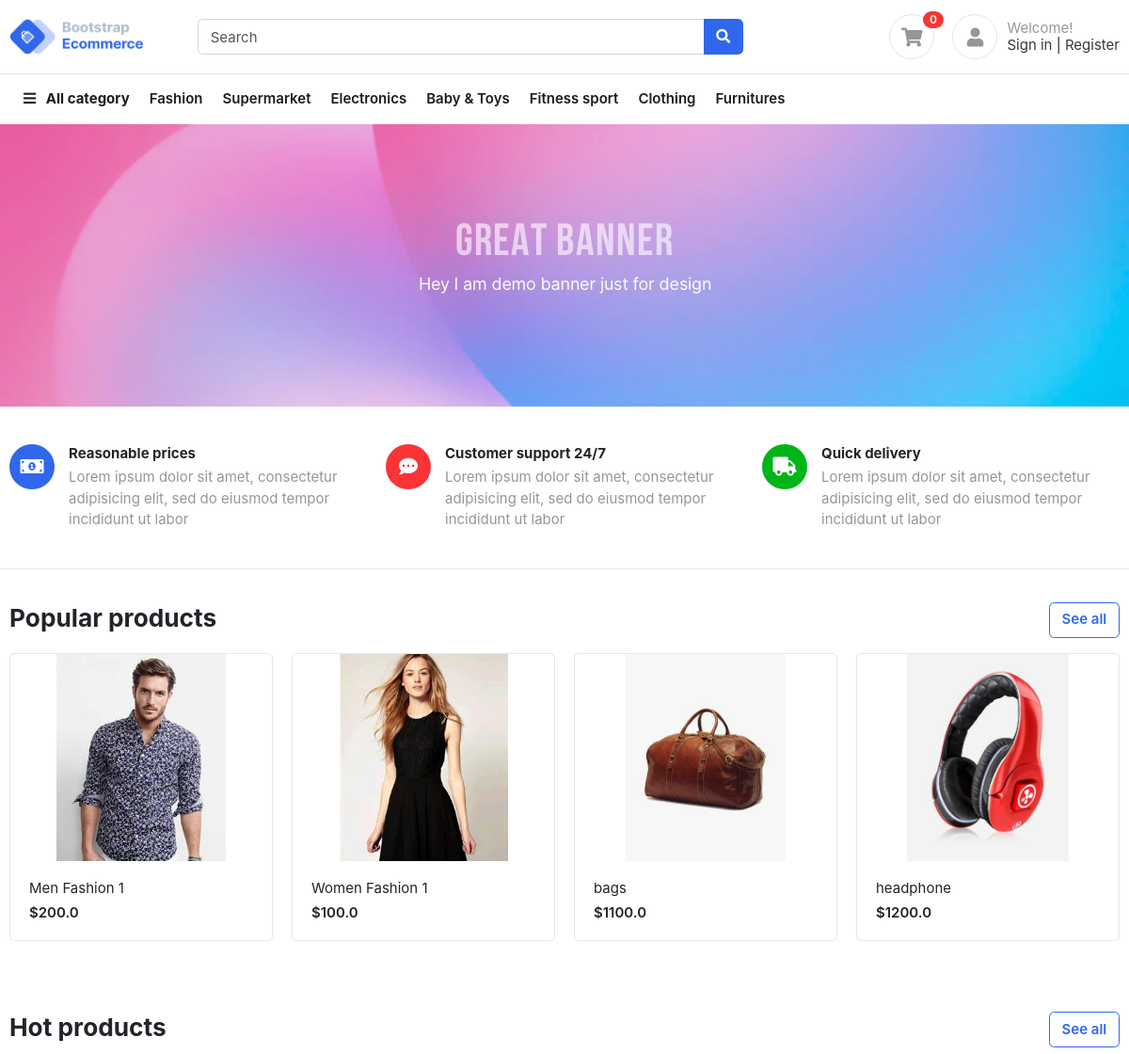
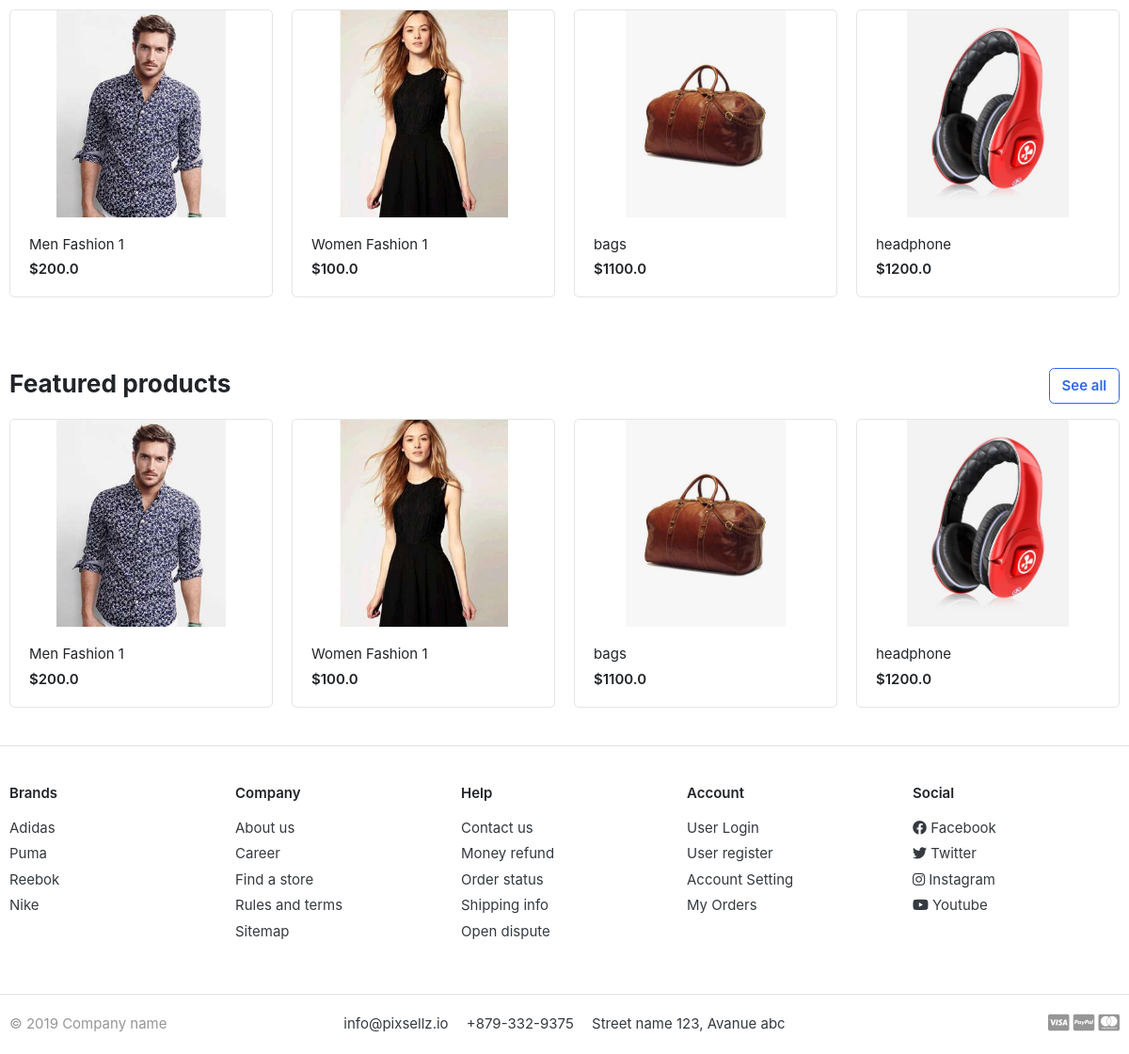
The app's page /, older data (2 pictures, top to bottom).
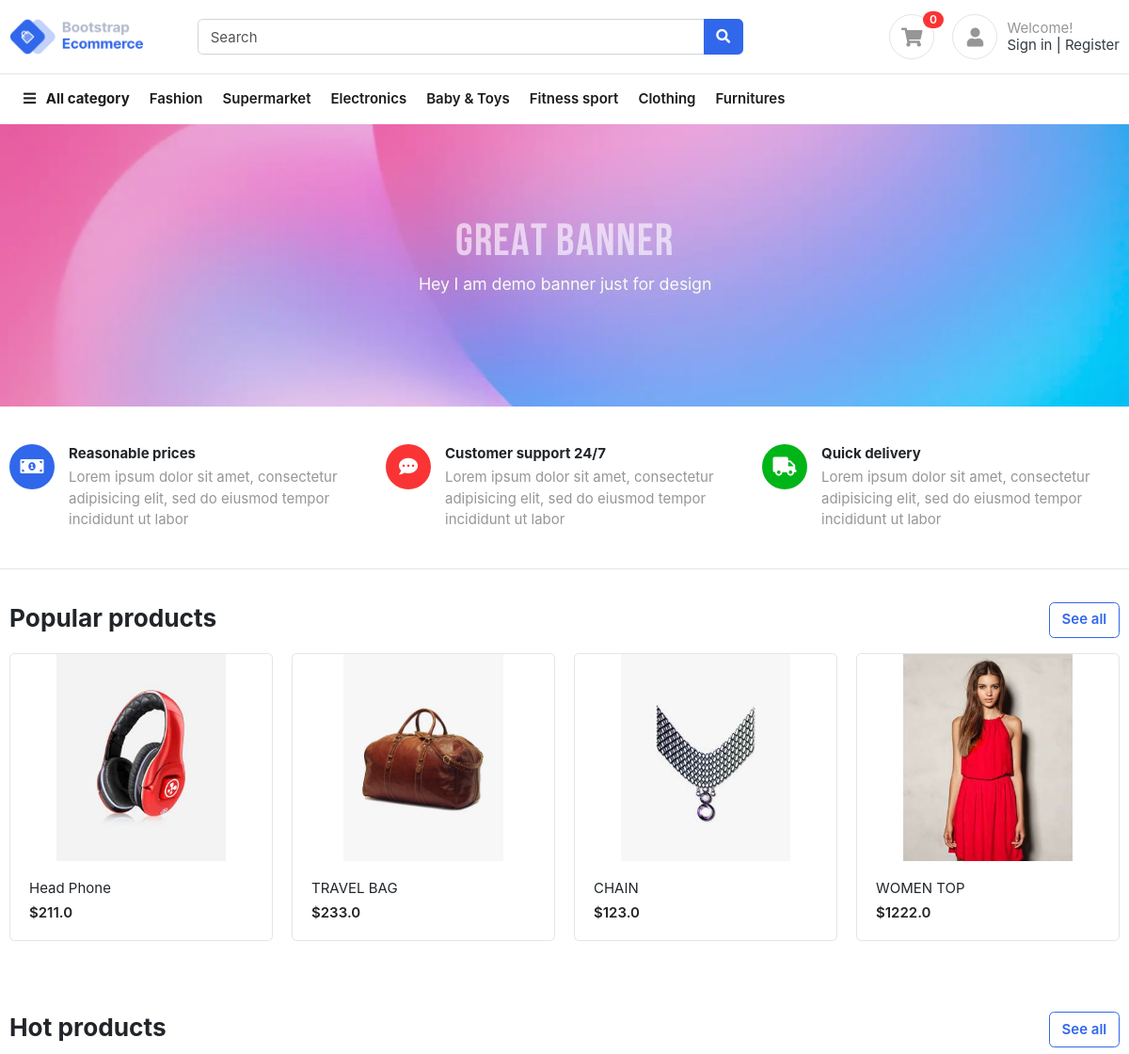
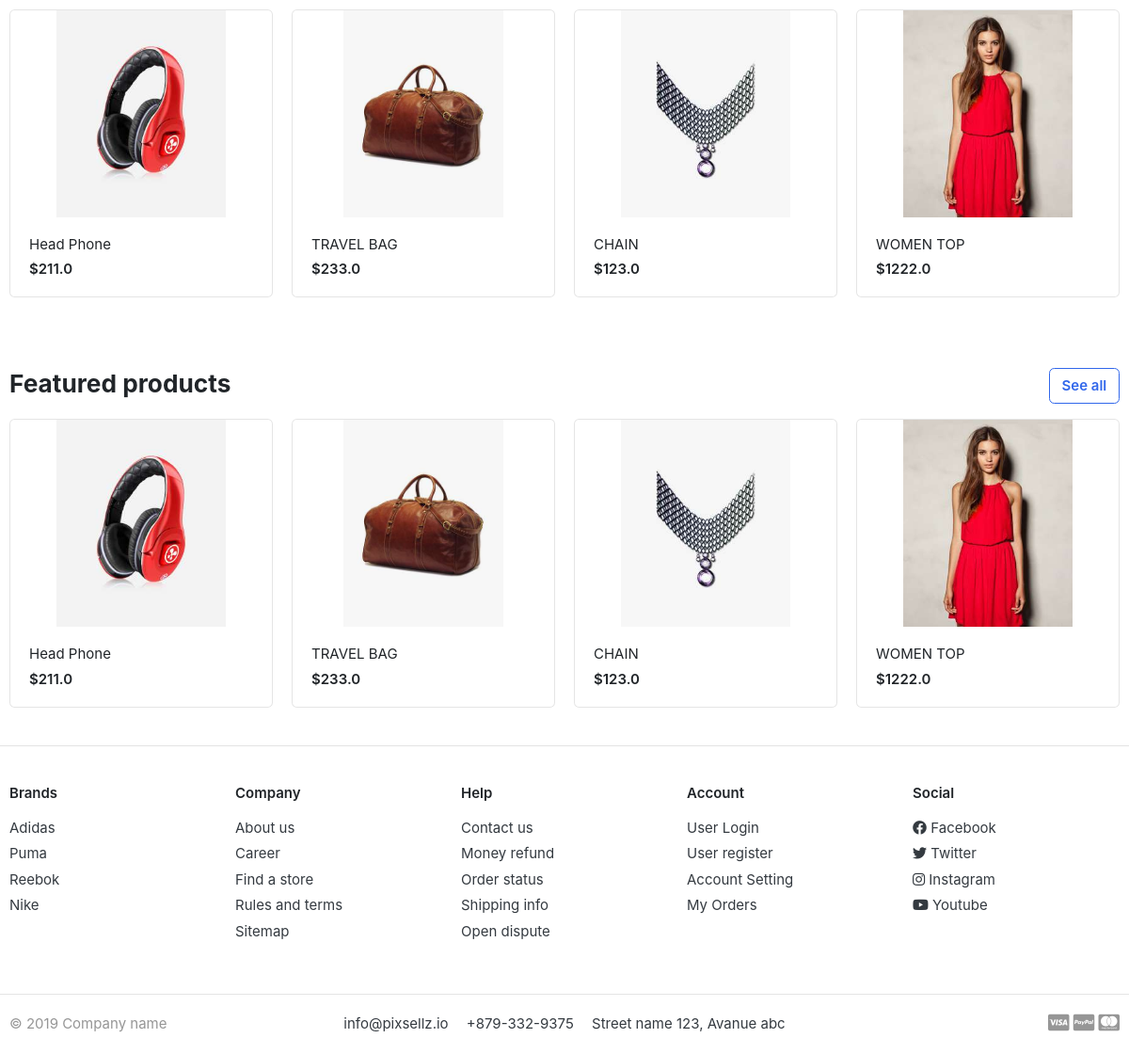
The same page, newer data (2 pictures, top to bottom).
### product/models.py (models this page shows, shortened)
class Products(models.Model):
    name = models.CharField(max_length=500, verbose_name='Heading')
    slug = models.SlugField(
        max_length=1000, unique=True, null=True, blank=True)
    date = models.DateField(verbose_name="Date")
    category = TreeManyToManyField(Section, related_name='products')
    specification = RichTextField(verbose_name='spacification for a product')
    product_no = models.CharField(verbose_name='prodcut no', max_length=50)
    Note = models.TextField(max_length=500, verbose_name='Any Notes')
    Features = RichTextField(verbose_name='features of products', null=True, blank=True)
    url = models.CharField(verbose_name='working of this Products video url ', max_length=1000, null=True, blank=True)
    content = RichTextField(verbose_name='Content')
    dummy_price = models.FloatField(null=True, blank=True)
    price = models.FloatField(default=0.0)
    weight = models.FloatField(default=0.0, verbose_name="Weight in grams")
    meta_keywords = models.TextField(
        verbose_name="Meta Keywords", null=True, blank=True)
    meta_description = models.TextField(
        verbose_name="Meta Description", null=True, blank=True)
    count = models.IntegerField()
    is_slide = models.BooleanField(
        default=False, verbose_name="Show in slider ?")
    image_slider = ImageSpecField(source='image',
                                  processors=[ResizeToFill(262, 220)],
                                  format='JPEG',
                                  options={'quality': 60})
    image = ProcessedImageField(upload_to='images/products',
                                format='JPEG',
                                          options={'quality': 60}, verbose_name="Image (220px X 270px)")
    tax_included = models.BooleanField(default=True)
    service_tax = models.FloatField(
        default=0.0, verbose_name="Service tax(mention in  percetage)")
    sales_tax = models.FloatField(
        default=0.0, verbose_name="Sales tax(mention in  percetage)")
    vat = models.FloatField(
        default=0.0, verbose_name="Value Added Tax(mention in  percetage)")
    cess = models.FloatField(
        default=0.0, verbose_name="Cess Tax(mention in percetage)")
    cst = models.FloatField(
        default=0.0, verbose_name="Central Sales Tax(mention in  percetage)")
    is_featured = models.BooleanField(default=False)
    is_hot = models.BooleanField(default=False)
    active = models.BooleanField(default=True, verbose_name="Active or Not")
    image_thumbnail = ImageSpecField(source='image',
                                     processors=[ResizeToFill(233, 233)],
                                     format='JPEG',
                                     options={'quality': 60})
    image_thumbnail2 = ImageSpecField(source='image',
                                      processors=[ResizeToFill(60, 60)],
                                      format='JPEG',
                                      options={'quality': 60})
    def short_image(self):
        if self.image_thumbnail:
            return u'<img src="%s" />' % self.image_thumbnail.url
    short_image.short_description = 'Thumbnail'
    short_image.allow_tags = True
    class Meta:
        verbose_name = ("Product")
        verbose_name_plural = ("Products")

### home/views.py (the view)
# urls.py: path('', include('home.urls')),
def home(request):
    latest_products = Products.objects.order_by('-date')[:8]
    hot_products = Products.objects.filter(is_hot=True).order_by('-date')[:8]
    featured_products = Products.objects.filter(is_featured=True).order_by('-date')[:8]
    return render(
        request, 'home/home.html',
        {
            'lp': latest_products,
            'hp': hot_products,
            'fp': featured_products })

### templates/home/home.html (shortened to what this page needs)
{% extends 'base.html' %}
{% load static %}
{% load base %}
{% block maincontent %}
<section class="section-intro">
   <div class="intro-banner-wrap">
      <img src="images/banners/1.jpg" class="w-100 img-fluid">
   </div>
</section>
<section class="section-specials padding-y border-bottom">
   <div class="container">
      <div class="row">
         <div class="col-md-4">
            <figure class="itemside">
               <div class="aside">
                  <span class="icon-sm rounded-circle bg-primary">
                  <i class="fa fa-money-bill-alt white"></i>
                  </span>
               </div>
               <figcaption class="info">
                  <h6 class="title">Reasonable prices</h6>
                  <p class="text-muted">Lorem ipsum dolor sit amet, consectetur adipisicing elit, sed do eiusmod
                     tempor incididunt ut labor
                  </p>
               </figcaption>
            </figure>
         </div>
         <div class="col-md-4">
            <figure class="itemside">
               <div class="aside">
                  <span class="icon-sm rounded-circle bg-danger">
                  <i class="fa fa-comment-dots white"></i>
                  </span>
               </div>
               <figcaption class="info">
                  <h6 class="title">Customer support 24/7 </h6>
                  <p class="text-muted">Lorem ipsum dolor sit amet, consectetur adipisicing elit, sed do eiusmod
                     tempor incididunt ut labor
                  </p>
               </figcaption>
            </figure>
         </div>
         <div class="col-md-4">
            <figure class="itemside">
               <div class="aside">
                  <span class="icon-sm rounded-circle bg-success">
                  <i class="fa fa-truck white"></i>
                  </span>
               </div>
               <figcaption class="info">
                  <h6 class="title">Quick delivery</h6>
                  <p class="text-muted">Lorem ipsum dolor sit amet, consectetur adipisicing elit, sed do eiusmod
                     tempor incididunt ut labor
                  </p>
               </figcaption>
            </figure>
         </div>
      </div>
   </div>
</section>
<section class="section-name  padding-y-sm">
   <div class="container">
      <header class="section-heading">
         <a href="page-index-3.html#" class="btn btn-outline-primary float-right">See all</a>
         <h3 class="section-title">Popular products</h3>
      </header>
      <div class="row">
         {% for latest_p in lp %}
            <div class="col-md-3">
               <div href="#" class="card card-product-grid">
                  <a href="page-index-3.html#" class="img-wrap"> <img src="{{latest_p.image.url }}"> </a>
                  <figcaption class="info-wrap">
                     <a href="page-index-3.html#" class="title">{{latest_p.name}}</a>
                     <div class="price mt-1">${{latest_p.price}}</div>
                  </figcaption>
               </div>
            </div>
         {% endfor %}
      </div>
   </div>
</section>
<section class="section-name  padding-y-sm">
   <div class="container">
      <header class="section-heading">
         <a href="page-index-3.html#" class="btn btn-outline-primary float-right">See all</a>
         <h3 class="section-title">Hot products</h3>
      </header>
      <div class="row">
         {% for latest_p in lp %}
            <div class="col-md-3">
               <div href="#" class="card card-product-grid">
                  <a href="page-index-3.html#" class="img-wrap"> <img src="{{latest_p.image.url }}"> </a>
                  <figcaption class="info-wrap">
                     <a href="page-index-3.html#" class="title">{{latest_p.name}}</a>
                     <div class="price mt-1">${{latest_p.price}}</div>
                  </figcaption>
               </div>
            </div>
         {% endfor %}
      </div>
   </div>
</section>
<section class="section-name  padding-y-sm">
   <div class="container">
      <header class="section-heading">
         <a href="page-index-3.html#" class="btn btn-outline-primary float-right">See all</a>
         <h3 class="section-title">Featured products</h3>
      </header>
      <div class="row">
         {% for latest_p in lp %}
            <div class="col-md-3">
               <div href="#" class="card card-product-grid">
                  <a href="page-index-3.html#" class="img-wrap"> <img src="{{latest_p.image.url }}"> </a>
                  <figcaption class="info-wrap">
                     <a href="page-index-3.html#" class="title">{{latest_p.name}}</a>
                     <div class="price mt-1">${{latest_p.price}}</div>
                  </figcaption>
               </div>
            </div>
         {% endfor %}
      </div>
   </div>
</section>
{% endblock maincontent %}

### templates/base.html (shortened to what this page needs)
{% load static %}
{% load base %}
<!DOCTYPE HTML>
<html lang="en">
<head>
<link href= "{% static "css/bootstrap.css" %}"   rel="stylesheet" type="text/css"/>
<link href= "{% static "fonts/fontawesome/css/all.min.css" %}" type="text/css" rel="stylesheet">
<link href="{% static "css/ui.css" %}" rel="stylesheet" type="text/css"/>
<link href= "{% static "css/responsive.css" %}" rel="stylesheet" media="only screen and (max-width: 1200px)" />
</head>
<body>
<header class="section-header">
<section class="header-main border-bottom">
	<div class="container">
<div class="row align-items-center">
	<div class="col-lg-2 col-4">
		<a href="images/banners/bg-cpu.jpg.html" class="brand-wrap">
			<img class="logo" src="images/logo.png">
		</a>
	</div>
	<div class="col-lg-6 col-sm-12">
		<form action="page-index-3.html#" class="search">
			<div class="input-group w-100">
			    <input type="text" class="form-control" placeholder="Search">
			    <div class="input-group-append">
			      <button class="btn btn-primary" type="submit">
			        <i class="fa fa-search"></i>
			      </button>
			    </div>
		    </div>
		</form>
	</div>
	<div class="col-lg-4 col-sm-6 col-12">
		<div class="widgets-wrap float-md-right">
			<div class="widget-header  mr-3">
				<a href="page-index-3.html#" class="icon icon-sm rounded-circle border"><i class="fa fa-shopping-cart"></i></a>
				<span class="badge badge-pill badge-danger notify">0</span>
			</div>
			<div class="widget-header icontext">
				<a href="page-index-3.html#" class="icon icon-sm rounded-circle border"><i class="fa fa-user"></i></a>
				<div class="text">
					<span class="text-muted">Welcome!</span>
					<div>
						<a href="page-index-3.html#">Sign in</a> |
						<a href="page-index-3.html#"> Register</a>
					</div>
				</div>
			</div>
		</div>
	</div>
</div>
	</div>
</section>
</header>
<nav class="navbar navbar-main navbar-expand-lg navbar-light">
  <div class="container">
    <div class="collapse navbar-collapse" id="main_nav">
      <ul class="navbar-nav">
      	<li class="nav-item dropdown">
          <a class="nav-link pl-0" data-toggle="dropdown" href="page-index-3.html#"><strong> <i class="fa fa-bars"></i> &nbsp  All category</strong></a>
        </li>
        <li class="nav-item">
          <a class="nav-link" href="page-index-3.html#">Fashion</a>
        </li>
        <li class="nav-item">
          <a class="nav-link" href="page-index-3.html#">Supermarket</a>
        </li>
        <li class="nav-item">
          <a class="nav-link" href="page-index-3.html#">Electronics</a>
        </li>
        <li class="nav-item">
          <a class="nav-link" href="page-index-3.html#">Baby &amp Toys</a>
        </li>
        <li class="nav-item">
          <a class="nav-link" href="page-index-3.html#">Fitness sport</a>
        </li>
        <li class="nav-item">
          <a class="nav-link" href="page-index-3.html#">Clothing</a>
        </li>
        <li class="nav-item">
          <a class="nav-link" href="page-index-3.html#">Furnitures</a>
        </li>
      </ul>
    </div>
  </div>
</nav>
{% block maincontent %}
{% endblock maincontent %}
<footer class="section-footer border-top">
	<div class="container">
		<section class="footer-top padding-y">
			<div class="row">
				<aside class="col-md col-6">
					<h6 class="title">Brands</h6>
					<ul class="list-unstyled">
						<li> <a href="page-index-3.html#">Adidas</a></li>
						<li> <a href="page-index-3.html#">Puma</a></li>
						<li> <a href="page-index-3.html#">Reebok</a></li>
						<li> <a href="page-index-3.html#">Nike</a></li>
					</ul>
				</aside>
				<aside class="col-md col-6">
					<h6 class="title">Company</h6>
					<ul class="list-unstyled">
						<li> <a href="page-index-3.html#">About us</a></li>
						<li> <a href="page-index-3.html#">Career</a></li>
						<li> <a href="page-index-3.html#">Find a store</a></li>
						<li> <a href="page-index-3.html#">Rules and terms</a></li>
						<li> <a href="page-index-3.html#">Sitemap</a></li>
					</ul>
				</aside>
				<aside class="col-md col-6">
					<h6 class="title">Help</h6>
					<ul class="list-unstyled">
						<li> <a href="page-index-3.html#">Contact us</a></li>
						<li> <a href="page-index-3.html#">Money refund</a></li>
						<li> <a href="page-index-3.html#">Order status</a></li>
						<li> <a href="page-index-3.html#">Shipping info</a></li>
						<li> <a href="page-index-3.html#">Open dispute</a></li>
					</ul>
				</aside>
				<aside class="col-md col-6">
					<h6 class="title">Account</h6>
					<ul class="list-unstyled">
						<li> <a href="page-index-3.html#"> User Login </a></li>
						<li> <a href="page-index-3.html#"> User register </a></li>
						<li> <a href="page-index-3.html#"> Account Setting </a></li>
						<li> <a href="page-index-3.html#"> My Orders </a></li>
					</ul>
				</aside>
				<aside class="col-md">
					<h6 class="title">Social</h6>
					<ul class="list-unstyled">
						<li><a href="page-index-3.html#"> <i class="fab fa-facebook"></i> Facebook </a></li>
						<li><a href="page-index-3.html#"> <i class="fab fa-twitter"></i> Twitter </a></li>
						<li><a href="page-index-3.html#"> <i class="fab fa-instagram"></i> Instagram </a></li>
						<li><a href="page-index-3.html#"> <i class="fab fa-youtube"></i> Youtube </a></li>
					</ul>
				</aside>
			</div>
		</section>
		<section class="footer-bottom border-top row">
			<div class="col-md-2">
				<p class="text-muted"> &copy 2019 Company name </p>
			</div>
			<div class="col-md-8 text-md-center">
				<span  class="px-2">info@pixsellz.io</span>
				<span  class="px-2">+879-332-9375</span>
				<span  class="px-2">Street name 123, Avanue abc</span>
			</div>
			<div class="col-md-2 text-md-right text-muted">
				<i class="fab fa-lg fa-cc-visa"></i>
				<i class="fab fa-lg fa-cc-paypal"></i>
				<i class="fab fa-lg fa-cc-mastercard"></i>
			</div>
		</section>
	</div>
</footer>
</body>
</html>

Row changes from the older to the newer data that the page shows:
removed Products: image (picture), name "Men Fashion 1", price "200.0"
removed Products: image (picture), name "Women Fashion 1", price "100.0"
removed Products: image (picture), name "bags", price "1100.0"
removed Products: image (picture), name "headphone", price "1200.0"
added Products: image (picture), name "Head Phone", price "211.0"
added Products: image (picture), name "TRAVEL BAG", price "233.0"
added Products: image (picture), name "CHAIN", price "123.0"
added Products: image (picture), name "WOMEN TOP", price "1222.0"
